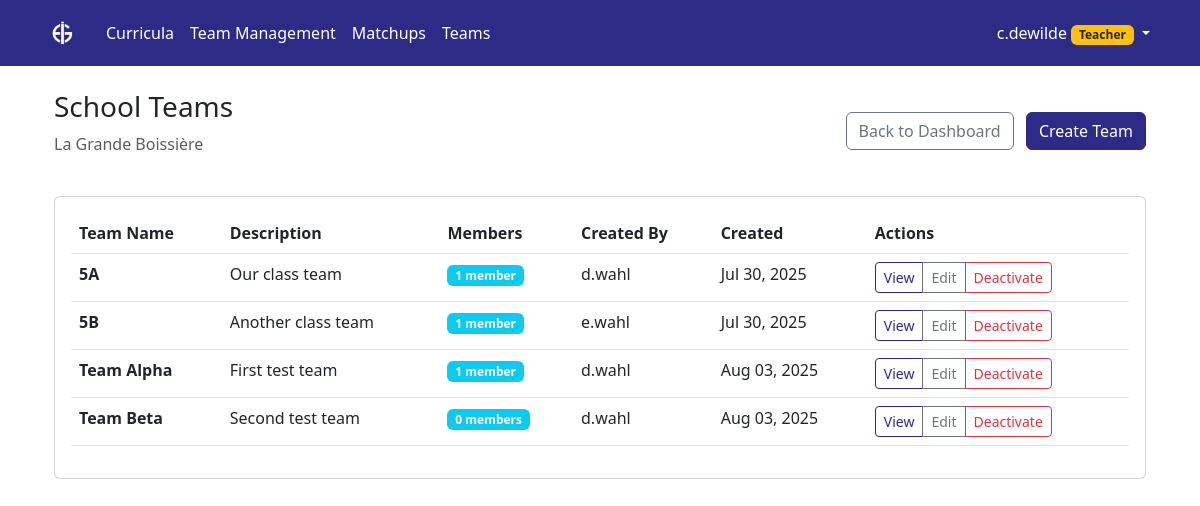
The page /aigames/team-management/teams/ (signed in) on the database its author committed.
### aigames/models.py (models this page shows, shortened)
class School(models.Model):
    name = models.CharField(max_length=255, unique=True)
    short_name = models.CharField(max_length=50, help_text="Short name or abbreviation")
    description = models.TextField(blank=True)
    logo = models.ImageField(upload_to='school_logos/', blank=True, null=True, help_text="School logo for white-labeling")
    navbar_color = models.CharField(max_length=7, blank=True, help_text="Navbar color in hex format (e.g., #2E2B86)")
    primary_button_color = models.CharField(max_length=7, blank=True, help_text="Primary button color in hex format (e.g., #2E2B86)")
    website_url = models.URLField(blank=True, help_text="School website URL")
    address = models.TextField(blank=True)
    is_active = models.BooleanField(default=True)
    created_at = models.DateTimeField(auto_now_add=True)
    updated_at = models.DateTimeField(auto_now=True)
    @property
    def logo_url(self):
        if self.logo:
            return self.logo.url
        return None
    class Meta:
        ordering = ['name']

class Team(models.Model):
    name = models.CharField(max_length=255)  # Team names unique per school
    description = models.TextField(blank=True)
    school = models.ForeignKey(School, on_delete=models.CASCADE, related_name='teams')
    created_by = models.ForeignKey(User, on_delete=models.CASCADE, related_name='created_teams')
    members = models.ManyToManyField(User, through='TeamMembership', related_name='teams')
    games = models.ManyToManyField(AiGame, through='TeamGameParticipation', related_name='participating_teams')
    is_active = models.BooleanField(default=True)
    created_at = models.DateTimeField(auto_now_add=True)
    updated_at = models.DateTimeField(auto_now=True)
    class Meta:
        ordering = ['name']
        unique_together = ['school', 'name']  # Team names must be unique within each school

### aigames/views.py (the view)
# urls.py: path('team-management/teams/', views.school_teams_list, name='school_teams_list'),
@login_required
@user_passes_test(can_create_teams)
def school_teams_list(request):
    user_school = request.user.profile.school
    teams = Team.objects.filter(school=user_school, is_active=True).order_by('name')
    context = {
        'teams': teams,
        'user_school': user_school,
    }
    return render(request, 'aigames/school_teams_list.html', context)

### aigames/models.py (called while the page is built)
    @property
    def can_create_teams(self):
        return self.role in ['teacher', 'admin']

    @property
    def can_create_games(self):
        return self.role == 'admin'

    @property
    def can_modify_syllabus(self):
        return self.role == 'admin'

    @property
    def is_admin(self):
        return self.role == 'admin'

### aigames/views.py (called while the page is built)
def can_create_teams(user):
    if not user.is_authenticated:
        return False
    try:
        return user.profile.can_create_teams
    except UserProfile.DoesNotExist:
        return False

### aigames/templates/aigames/school_teams_list.html (shortened to what this page needs)
{% extends 'syllabus/base.html' %}
{% block content %}
<div class="container-fluid">
    <div class="row">
        <div class="col-12">
            <div class="d-flex justify-content-between align-items-center mb-4">
                <div>
                    <h1 class="h3">School Teams</h1>
                    <p class="text-muted">{{ user_school.name }}</p>
                </div>
                <div>
                    <a href="{% url 'aigames:team_management_dashboard' %}" class="btn btn-outline-secondary me-2">
                         Back to Dashboard
                    </a>
                    <a href="{% url 'aigames:create_school_team' %}" class="btn btn-primary">
                         Create Team
                    </a>
                </div>
            </div>
        </div>
    </div>
    {% if teams %}
    <div class="row">
        <div class="col-12">
            <div class="card">
                <div class="card-body">
                    <div class="table-responsive">
                        <table class="table table-hover">
                            <thead>
                                <tr>
                                    <th>Team Name</th>
                                    <th>Description</th>
                                    <th>Members</th>
                                    <th>Created By</th>
                                    <th>Created</th>
                                    <th>Actions</th>
                                </tr>
                            </thead>
                            <tbody>
                                {% for team in teams %}
                                <tr>
                                    <td>
                                        <strong>{{ team.name }}</strong>
                                    </td>
                                    <td>
                                        {% if team.description %}
                                            {{ team.description|truncatechars:50 }}
                                        {% else %}
                                            <span class="text-muted">No description</span>
                                        {% endif %}
                                    </td>
                                    <td>
                                        <span class="badge bg-info">{{ team.members.count }} member{{ team.members.count|pluralize }}</span>
                                    </td>
                                    <td>{{ team.created_by.get_full_name|default:team.created_by.username }}</td>
                                    <td>{{ team.created_at|date:"M d, Y" }}</td>
                                    <td>
                                        <div class="btn-group" role="group">
                                            <a href="{% url 'aigames:school_team_detail' team.id %}" class="btn btn-sm btn-outline-primary">
                                                 View
                                            </a>
                                            <a href="{% url 'aigames:edit_school_team' team.id %}" class="btn btn-sm btn-outline-secondary">
                                                 Edit
                                            </a>
                                            <a href="{% url 'aigames:delete_school_team' team.id %}" class="btn btn-sm btn-outline-danger">
                                                {% if user.profile.is_admin %}Delete{% else %}Deactivate{% endif %}
                                            </a>
                                        </div>
                                    </td>
                                </tr>
                                {% endfor %}
                            </tbody>
                        </table>
                    </div>
                </div>
            </div>
        </div>
    </div>
    {% endif %}
</div>
{% endblock %}

### syllabus/templates/syllabus/base.html (shortened to what this page needs)
{% load static %}
<!DOCTYPE html>
<html>
<head>
    <link href="{% static 'syllabus/css/bootstrap.min.css' %}" rel="stylesheet">
</head>
<body>
    {% block navbar %}
    <nav class="navbar navbar-expand-lg navbar-dark bg-primary">
        <div class="container">
            {% if user.is_authenticated %}
                <a class="navbar-brand d-flex align-items-center" href="{% if user_role == 'student' %}{% url 'aigames:student_dashboard' %}{% else %}{% url 'curriculum_list' %}{% endif %}">
                    {% if school_logo %}
                        <img src="{{ school_logo }}" alt="{{ school_name }} Logo" height="40">
                    {% else %}
                        📚 Aiducator
                    {% endif %}
                </a>
            {% else %}
                <a class="navbar-brand" href="{% url 'landing_page' %}">📚 Aiducator</a>
            {% endif %}
            <div class="collapse navbar-collapse" id="navbarNav">
                {% if user.is_authenticated %}
                    <ul class="navbar-nav me-auto">
                        {% if user_role == 'student' %}
                            <li class="nav-item">
                                <a class="nav-link" href="{% url 'aigames:student_dashboard' %}">
                                    <i class="bi bi-house-door"></i> My Games
                                </a>
                            </li>
                            <li class="nav-item">
                                <a class="nav-link" href="{% url 'aigames:list_teams' %}">
                                    <i class="bi bi-people"></i> Teams
                                </a>
                            </li>
                        {% else %}
                            <li class="nav-item">
                                <a class="nav-link" href="{% url 'curriculum_list' %}">
                                     Curricula
                                </a>
                            </li>
                            <li class="nav-item">
                                <a class="nav-link" href="{% url 'aigames:team_management_dashboard' %}">
                                     Team Management
                                </a>
                            </li>
                            <li class="nav-item">
                                <a class="nav-link" href="{% url 'aigames:game_matchups_list' %}">
                                     Matchups
                                </a>
                            </li>
                            <li class="nav-item">
                                <a class="nav-link" href="{% url 'aigames:list_teams' %}">
                                     Teams
                                </a>
                            </li>
                        {% endif %}
                    </ul>
                {% endif %}
                <ul class="navbar-nav">
                    {% if user.is_authenticated %}
                        <li class="nav-item dropdown">
                            <a class="nav-link dropdown-toggle" href="#" id="navbarDropdown" role="button" data-bs-toggle="dropdown">
                                {{ user.username }}
                                {% if user_role == 'admin' %}
                                    <span class="badge bg-danger">Admin</span>
                                {% elif user_role == 'teacher' %}
                                    <span class="badge bg-warning text-dark">Teacher</span>
                                {% elif user_role == 'student' %}
                                    <span class="badge bg-info">Student</span>
                                {% else %}
                                    <span class="badge bg-secondary">User</span>
                                {% endif %}
                            </a>
                        </li>
                    {% else %}
                        <li class="nav-item">
                            <a class="nav-link" href="/accounts/login/">Login</a>
                        </li>
                    {% endif %}
                </ul>
            </div>
        </div>
    </nav>
    {% endblock %}
    <div class="container mt-4">
        {% block content %}{% endblock %}
    </div>
</body>
</html>

### rows shown on the page
School: name "La Grande Boissière"
Team: name "5A", description "Our class team", members.count "1", created_by.get_full_name "d.wahl", created_at "Jul 30, 2025"
Team: name "5B", description "Another class team", members.count "1", created_by.get_full_name "e.wahl", created_at "Jul 30, 2025"
Team: name "Team Alpha", description "First test team", members.count "1", created_by.get_full_name "d.wahl", created_at "Aug 03, 2025"
Team: name "Team Beta", description "Second test team", members.count "0", created_by.get_full_name "d.wahl", created_at "Aug 03, 2025"

### other values the page prints
{{ user.username }} "c.dewilde"
